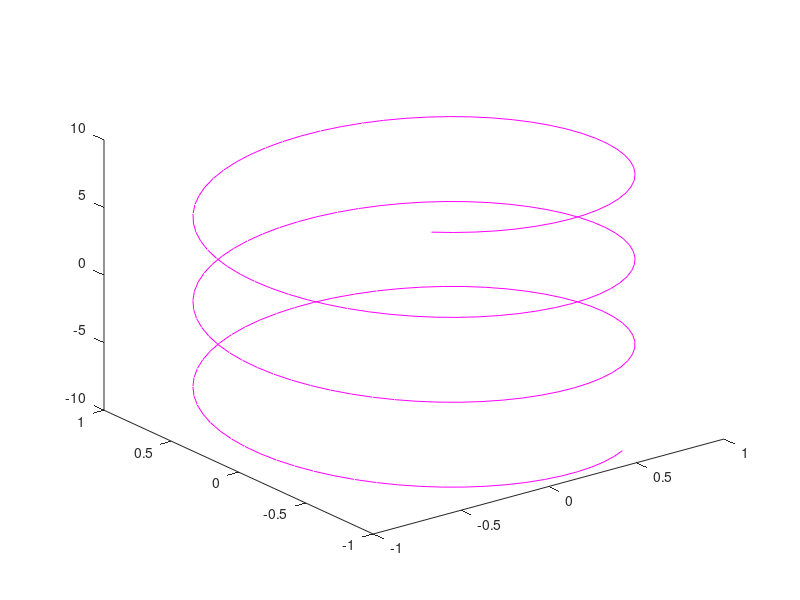

This figure's MATLAB source:
%a = 0:pi/20:2*pi;
#b = sin(a);plot(a,b)%

z = (-10:0.1:10);
x = sin (z);
y = cos(z);
plot(x,y)

title ('Circunferência de Pamela');
grid "on"

xlabel('Aqui temos o eixo x')
ylabel('Aqui temos o eixo y')

title('Grafico 3D');
plot3(x,y,z, 'm')
